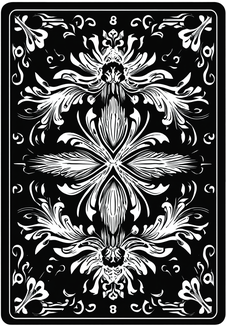
#> input picture plugins/sorry/client/assets/card-back.png, 226 x 326 px, given in place of board-wood.jpg, which was not available
$ python render-sorry-board.py
#> lines starting #> are read from the running program, lines starting #| are printed output that depends on the picture; after the words box and inside, x2 and y2 are one past the last pixel; in counts of white or black regions, pixels touching at a corner belong together; pictures that were not available may be replaced by others from this repository, and a replacement may not be noted
#!/usr/bin/env python3
"""Render a baked Sorry! board: a 60-cell track ring of marble tiles inlaid
into a wood field, with the two players' Start pens, Safety lanes, Homes and
colour Slides printed in.

Usage:
  scripts/render-sorry-board.py
  scripts/render-sorry-board.py --out preview.png
  scripts/render-sorry-board.py --style walnut-marble --list-styles

Patterned on scripts/render-board.py (the backgammon parquet maker): textures
are `cover`-fit, tiles are composited onto a tinted wood field through
supersampled (anti-aliased) masks, and a normal-map bevel + inner shadow give
the inlay depth.

The geometry here is the 1:1 contract with src/clients/sorry/board-geometry.js
— GRID, CELL and the track-index→cell mapping MUST match that module so the
React overlay lands on the printed cells.
"""

from __future__ import annotations
import argparse
from pathlib import Path

import numpy as np
from PIL import Image, ImageDraw, ImageFilter


# ── Repo-relative paths ──────────────────────────────────────────────────

REPO = Path(__file__).resolve().parent.parent
WORDS_ASSETS = REPO / "plugins/words/client/assets"
SORRY_ASSETS = REPO / "plugins/sorry/client/assets"


# ── Geometry (must match board-geometry.js) ──────────────────────────────

GRID = 16
CELL = 100
BOARD = GRID * CELL  # 1600

# Player colours: side a warm red, side b cool blue (matches the risk palette).
SIDE_RGB = {"a": (168, 67, 43), "b": (44, 100, 127)}

SAFETY_ENTRY = {"a": 1, "b": 31}
SLIDES = {
    "a": [{"start": 9, "length": 4}, {"start": 34, "length": 5}],
    "b": [{"start": 39, "length": 4}, {"start": 4, "length": 5}],
}


def track_cell(index: int) -> tuple[int, int]:
    """Absolute track index (0..59) → (row, col) on the perimeter ring."""
    i = index % 60
    if i <= 15:
        return (0, i)
    if i <= 30:
        return (i - 15, GRID - 1)
    if i <= 45:
        return (GRID - 1, 45 - i)
    return (60 - i, 0)


def safety_cell(side: str, idx: int) -> tuple[int, int]:
    if side == "a":
        return (1 + idx, 1)
    return (GRID - 2 - idx, GRID - 2)


HOME_CELL = {"a": (6, 1), "b": (9, GRID - 2)}
START_CENTER = {"a": (2.5, 3.5), "b": (13.5, 12.5)}


def center(row: float, col: float, s: int) -> tuple[float, float]:
    return ((col + 0.5) * CELL * s, (row + 0.5) * CELL * s)


# ── Style presets ────────────────────────────────────────────────────────

STYLES: dict[str, dict] = {
    "marble-wood": {
        "description": "Cream marble tiles inlaid on warm wood",
        "field": WORDS_ASSETS / "board-wood.jpg",
        "tile": WORDS_ASSETS / "tile-marble.png",
        "field_tint": 0.18,
    },
    "walnut-marble": {
        "description": "Pale marble tiles on dark walnut",
        "field": WORDS_ASSETS / "board-wood.jpg",
        "tile": WORDS_ASSETS / "board-marble.jpg",
        "field_tint": 0.10,
    },
}


# ── Texture helpers (from render-board.py) ───────────────────────────────

def cover(img: Image.Image, w: int, h: int) -> Image.Image:
    sw, sh = img.size
    sc = max(w / sw, h / sh)
    nw, nh = int(round(sw * sc)), int(round(sh * sc))
    img = img.resize((nw, nh), Image.LANCZOS)
    x, y = (nw - w) // 2, (nh - h) // 2
    return img.crop((x, y, x + w, y + h))


def darken_field(field: Image.Image, amount: float) -> Image.Image:
    """Deepen the wood field so the bright marble tiles read as inlay."""
    arr = np.asarray(field, dtype=np.float32) / 255.0
    arr = arr * (1.0 - amount)
    return Image.fromarray(np.clip(arr * 255, 0, 255).astype(np.uint8), "RGB")


def bevel_overlay(mask: Image.Image, *, blur: float = 2.4, strength: float = 6.0) -> Image.Image:
    m = np.asarray(mask.filter(ImageFilter.GaussianBlur(radius=blur)), dtype=np.float32) / 255.0
    gx = np.gradient(m, axis=1)
    gy = np.gradient(m, axis=0)
    shading = np.tanh((-0.6 * gx + -0.6 * gy) * strength)
    return Image.fromarray(np.clip((0.5 + 0.5 * shading) * 255, 0, 255).astype(np.uint8), "L")


def overlay_blend(base: Image.Image, gray_top: Image.Image, alpha: float) -> Image.Image:
    a = np.asarray(base, dtype=np.float32) / 255.0
    g = np.asarray(gray_top, dtype=np.float32) / 255.0
    g3 = np.stack([g, g, g], axis=-1)
    blend = np.where(a < 0.5, 2 * a * g3, 1 - 2 * (1 - a) * (1 - g3))
    out = (1 - alpha) * a + alpha * blend
    return Image.fromarray(np.clip(out * 255, 0, 255).astype(np.uint8), "RGB")


def add_inner_shadow(img: Image.Image, mask: Image.Image, *, radius: int, darken: float) -> Image.Image:
    blurred = mask.filter(ImageFilter.GaussianBlur(radius=radius))
    m = np.asarray(mask, dtype=np.float32) / 255.0
    b = np.asarray(blurred, dtype=np.float32) / 255.0
    shadow = m * (1 - b) * darken
    arr = np.asarray(img, dtype=np.float32) / 255.0
    arr = arr * (1 - shadow[..., None])
    return Image.fromarray(np.clip(arr * 255, 0, 255).astype(np.uint8), "RGB")


# ── Drawing primitives ───────────────────────────────────────────────────

def rounded_cell(draw: ImageDraw.ImageDraw, row: int, col: int, s: int, *, inset: float, fill) -> None:
    pad = CELL * inset * s
    x0, y0 = col * CELL * s + pad, row * CELL * s + pad
    x1, y1 = (col + 1) * CELL * s - pad, (row + 1) * CELL * s - pad
    draw.rounded_rectangle([x0, y0, x1, y1], radius=int(CELL * 0.16 * s), fill=fill)


def disc(draw: ImageDraw.ImageDraw, cx: float, cy: float, r: float, fill) -> None:
    draw.ellipse([cx - r, cy - r, cx + r, cy + r], fill=fill)


# ── Compose ──────────────────────────────────────────────────────────────

def render(*, field_path: Path, tile_path: Path, field_tint: float, out_path: Path,
           supersample: int = 2) -> None:
    s = max(1, int(supersample))
    W = BOARD * s

    field = darken_field(cover(Image.open(field_path).convert("RGB"), W, W), field_tint)
    tile = cover(Image.open(tile_path).convert("RGB"), W, W)

    # 1) Track-ring tile mask (the inlaid marble squares).
    track_mask = Image.new("L", (W, W), 0)
    td = ImageDraw.Draw(track_mask)
    for idx in range(60):
        r, c = track_cell(idx)
        rounded_cell(td, r, c, s, inset=0.06, fill=255)

    board = Image.composite(tile, field, track_mask)

    # 2) Bevel + inner shadow give the marble tiles inlay depth.
    board = overlay_blend(board, bevel_overlay(track_mask), alpha=0.45)
    board = add_inner_shadow(board, track_mask, radius=int(6 * s), darken=0.22)

    # 3) Colour layers (safety lanes, homes, starts, slides) drawn on an RGBA
    #    overlay and alpha-composited so the marble grain shows through.
    overlay = Image.new("RGBA", (W, W), (0, 0, 0, 0))
    od = ImageDraw.Draw(overlay)

    for side, rgb in SIDE_RGB.items():
        soft = (*rgb, 150)
        strong = (*rgb, 235)

        # Slides: a coloured band along the slide cells with an arrowhead.
        for sl in SLIDES[side]:
            cells = [track_cell(sl["start"] + k) for k in range(sl["length"] + 1)]
            pts = [center(r, c, s) for (r, c) in cells]
            od.line(pts, fill=(*rgb, 210), width=int(CELL * 0.30 * s), joint="curve")
            for (r, c) in cells:
                disc(od, *center(r, c, s), CELL * 0.12 * s, (*rgb, 235))
            # arrowhead at the slide end
            er, ec = cells[-1]
            disc(od, *center(er, ec, s), CELL * 0.26 * s, strong)

        # Safety lane (5 cells) in the owning colour.
        for i in range(5):
            r, c = safety_cell(side, i)
            rounded_cell(od, r, c, s, inset=0.10, fill=soft)

        # Home — a bold disc just past the safety lane.
        hr, hc = HOME_CELL[side]
        disc(od, *center(hr, hc, s), CELL * 0.42 * s, strong)

        # Start pen — a ringed cluster the four pawns launch from.
        scr, scc = START_CENTER[side]
        cx, cy = center(scr, scc, s)
        pen_r = CELL * 1.05 * s
        od.ellipse([cx - pen_r, cy - pen_r, cx + pen_r, cy + pen_r],
                   outline=strong, width=int(CELL * 0.10 * s))
        od.ellipse([cx - pen_r, cy - pen_r, cx + pen_r, cy + pen_r], fill=soft)

    board = Image.alpha_composite(board.convert("RGBA"), overlay).convert("RGB")

    # 4) Centre medallion.
    od2 = ImageDraw.Draw(board)
    mc = BOARD * s / 2
    disc(od2, mc, mc, CELL * 1.6 * s, (24, 20, 14))
    disc(od2, mc, mc, CELL * 1.45 * s, (212, 196, 168))
    try:
        from PIL import ImageFont
        font = ImageFont.truetype("/System/Library/Fonts/Supplemental/Georgia Bold.ttf", int(CELL * 0.7 * s))
    except Exception:
        font = None
    od2.text((mc, mc), "SORRY!", fill=(120, 30, 20), anchor="mm", font=font)

    if s > 1:
        board = board.resize((BOARD, BOARD), Image.LANCZOS)

    out_path.parent.mkdir(parents=True, exist_ok=True)
    board.save(out_path)
    print(f"wrote {out_path} ({BOARD}x{BOARD})")


# ── CLI ──────────────────────────────────────────────────────────────────

def main() -> None:
    ap = argparse.ArgumentParser(description="Bake a Sorry! board (marble tiles on wood).")
    ap.add_argument("--list-styles", action="store_true")
    ap.add_argument("--style", choices=sorted(STYLES.keys()), default="marble-wood")
    ap.add_argument("--field", type=Path, help="Field (wood) texture override.")
    ap.add_argument("--tile", type=Path, help="Tile (marble) texture override.")
    ap.add_argument("--field-tint", type=float, help="Field darkening 0..1.")
    ap.add_argument("--supersample", type=int, default=2)
    ap.add_argument("--out", type=Path, default=SORRY_ASSETS / "sorry-board.png")
    args = ap.parse_args()

    if args.list_styles:
        for name, cfg in sorted(STYLES.items()):
            print(f"  {name:16s} {cfg.get('description', '')}")
        return

    preset = STYLES[args.style]
    render(
        field_path=args.field or preset["field"],
        tile_path=args.tile or preset["tile"],
        field_tint=args.field_tint if args.field_tint is not None else preset["field_tint"],
        out_path=args.out,
        supersample=args.supersample,
    )
#> in cover, `sw, sh = img.size`: sw = 226; sh = 326
#> in cover, `sc = max(w / sw, h / sh)`: sc = 14.16
#> in cover, `nw, nh = int(round(sw * sc)), int(round(sh * sc))`: nw = 3200; nh = 4616
#> in cover, `img = img.resize((nw, nh), Image.LANCZOS)`:
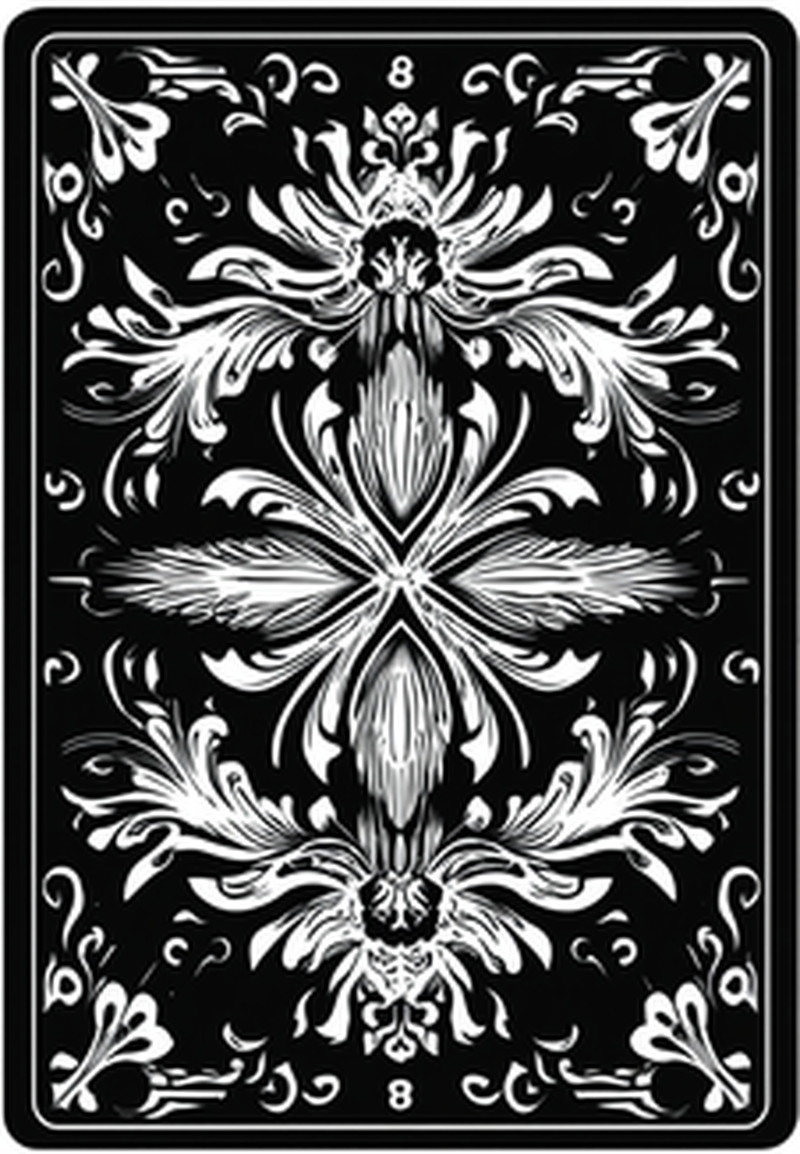
#> img: PIL image 3200x4616 RGB (shown at 1/4 size); mean R, G, B 78.9, 79.3, 79.4
#> in cover, `x, y = (nw - w) // 2, (nh - h) // 2`: x = 0; y = 708
#> in cover, `return img.crop((x, y, x + w, y + h))`:
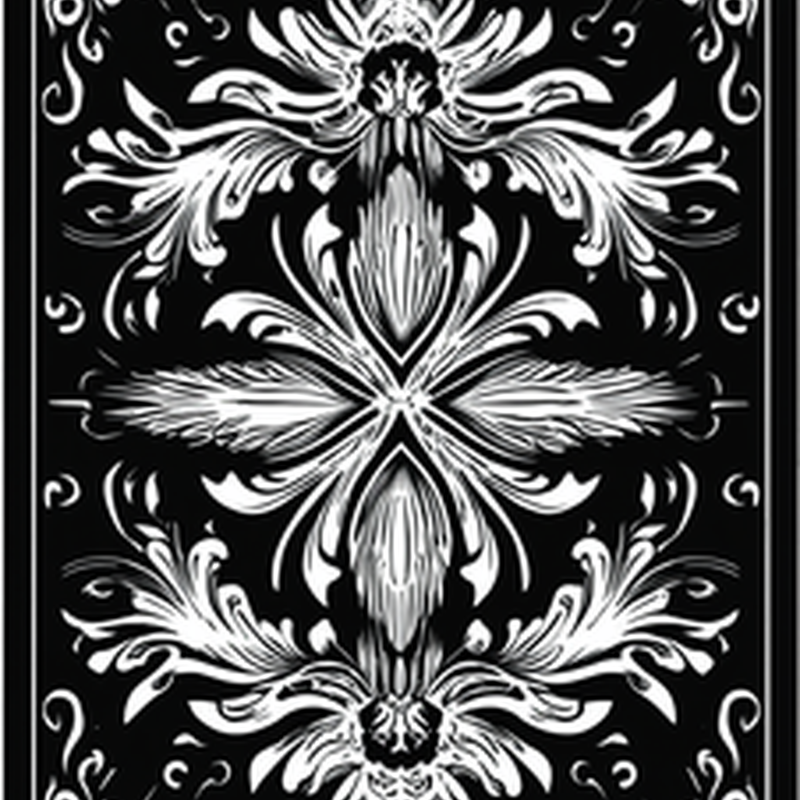
#> returned value: PIL image 3200x3200 RGB (shown at 1/4 size); mean R, G, B 84.7, 85.1, 85.3
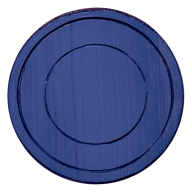
#> input picture plugins/sorry/client/assets/checker-blue.png, 192 x 192 px, given in place of tile-marble.png, which was not available
#> call 2 of cover, with w = 3200, h = 3200
#> in cover (call 2), `sw, sh = img.size`: sw = 192
#> in cover (call 2), `sc = max(w / sw, h / sh)`: sc = 16.67
#> in cover (call 2), `nw, nh = int(round(sw * sc)), int(round(sh * sc))`: nh = 3200
#> in cover (call 2), `img = img.resize((nw, nh), Image.LANCZOS)`:
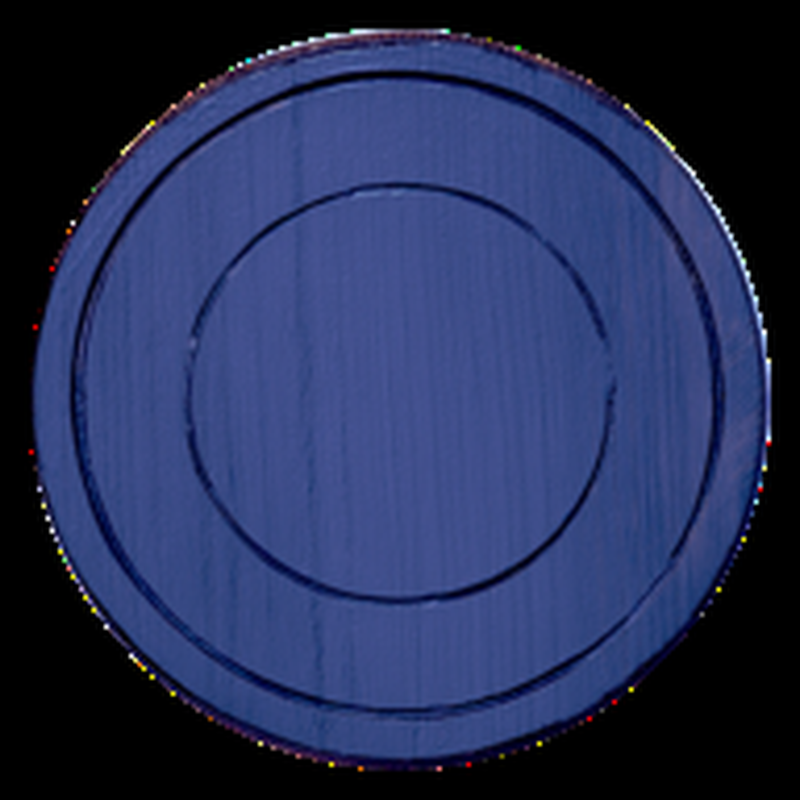
#> img: PIL image 3200x3200 RGB (shown at 1/4 size); mean R, G, B 37.1, 46.9, 85.5
#> in cover (call 2), `x, y = (nw - w) // 2, (nh - h) // 2`: y = 0
#> in render, `track_mask = Image.new("L", (W, W), 0)`: track_mask: PIL image 3200x3200 L; every value is 0
#> in bevel_overlay, `shading = np.tanh((-0.6 * gx + -0.6 * gy) * strength)`:
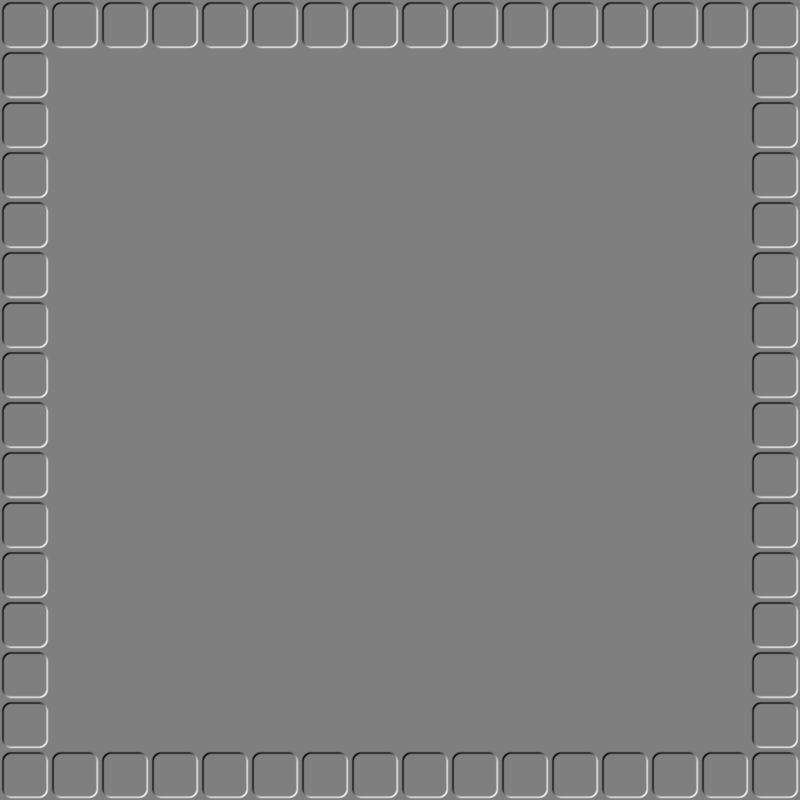
#> shading: shape (3200, 3200) float32 (shown at 1/4 size); min -0.671, max 0.671, mean -4.48e-10; drawn with min black and max white
#> in render, `board = overlay_blend(board, bevel_overlay(track_mask), alpha=0.45)`: track_mask: PIL image 3200x3200 L; 17.8% white; 60 white regions, largest, box (x1, y1, x2, y2) and area: (12, 12, 189, 189) 30409, (212, 12, 389, 189) 30409, (412, 12, 589, 189) 30409
#> in add_inner_shadow, `shadow = m * (1 - b) * darken`:
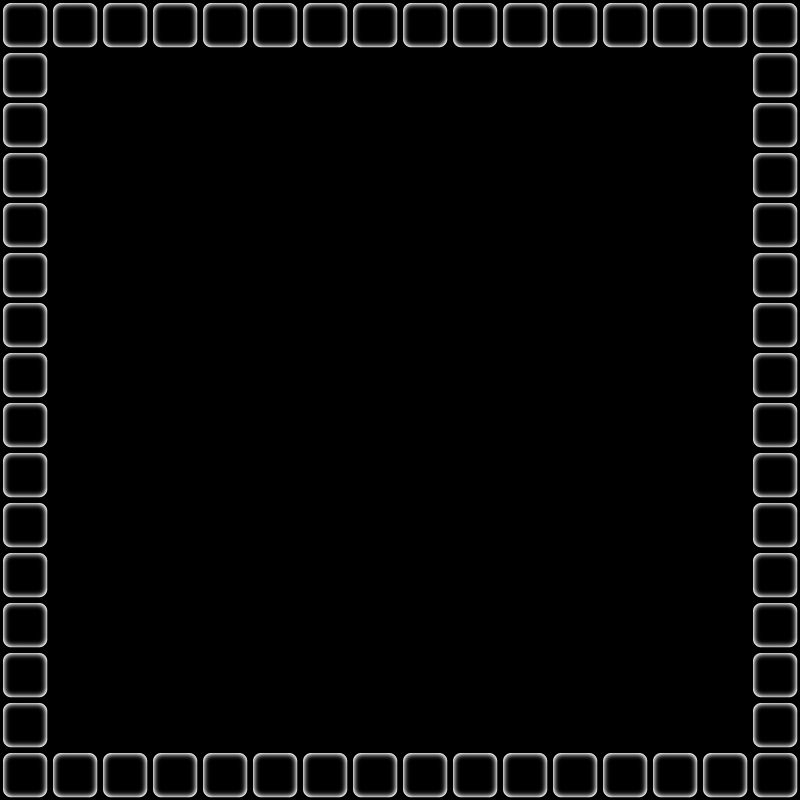
#> shadow: shape (3200, 3200) float32 (shown at 1/4 size); min 0, max 0.126, mean 0.00403; drawn with min black and max white
#> in render, `overlay = Image.new("RGBA", (W, W), (0, 0, 0, 0))`: overlay: PIL image 3200x3200 RGBA; every value is 0
#> in render, `board = board.resize((BOARD, BOARD), Image.LANCZOS)`:
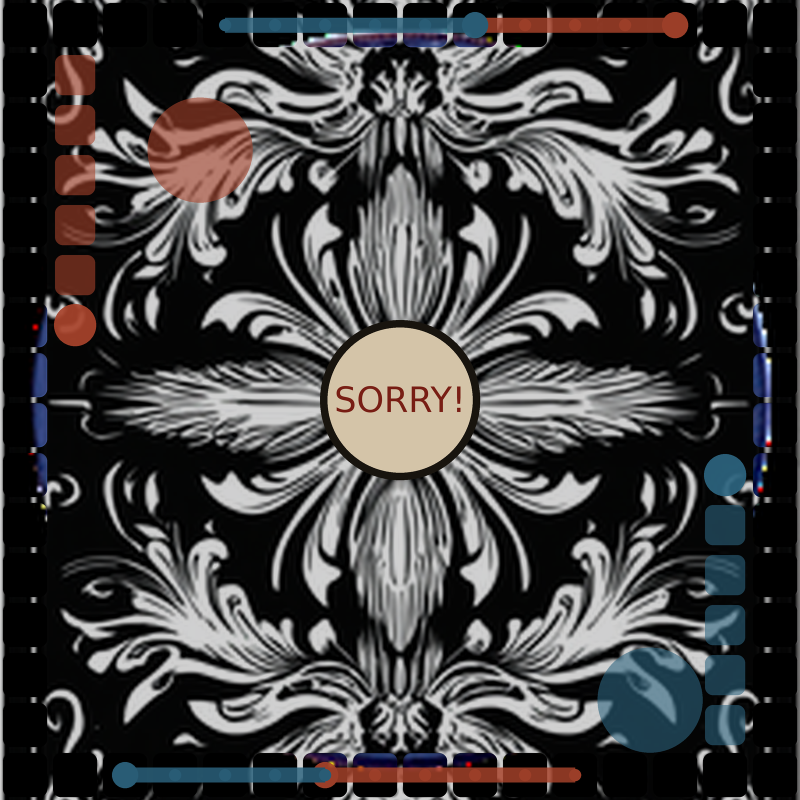
#> board: PIL image 1600x1600 RGB (shown at 1/2 size); mean R, G, B 66.6, 65.1, 65.2


if __name__ == "__main__":
    main()
